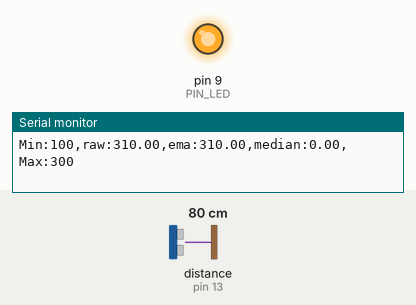
The sketch below on a simulated Arduino Uno, built with avr-gcc and run on an emulated ATmega328P. Shown: output pins drawn as LEDs (lit = HIGH), the last lines printed to the serial monitor. Wiring (inferred from the names in the program): ultrasonic range finder: trigger pin 12; echo pin 13. The test bench sets the inputs (shaded band); at power-on: distance to the obstacle (sensor on pin 13) 80 cm. The echo pulse lasts 58.3 µs per cm; pins used as bus, display or sensor lines are not drawn.

Above: at 1.2 s.
1.3 s: distance to the obstacle (sensor on pin 13) set to 34 cm
2.8 s: distance to the obstacle (sensor on pin 13) set to 28 cm
At 4.0 s:
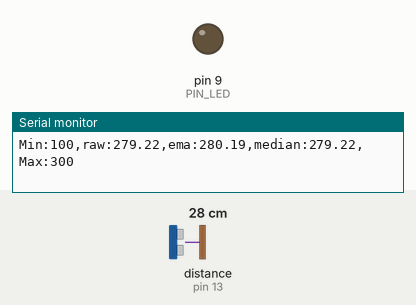
4.3 s: distance to the obstacle (sensor on pin 13) set to 12 cm
5.8 s: distance to the obstacle (sensor on pin 13) set to 9 cm
At 6.4 s:
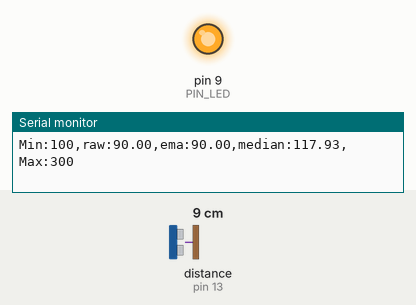
7.3 s: distance to the obstacle (sensor on pin 13) set to 18 cm
At 8.7 s:
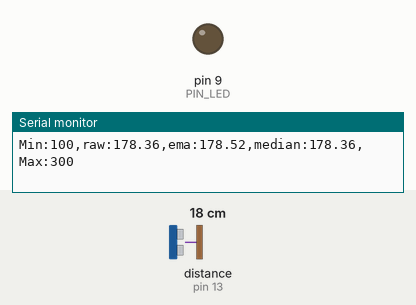
Timing chart, 0 to 9.8 s (numbered marks = the images above; inputs shaded):
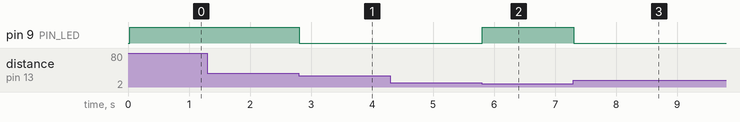

Measured:
- the behaviour switches between 31 and 30 cm on distance to the obstacle (sensor on pin 13) (found by bisection; images 0 and 1)
- the behaviour switches between 11 and 10 cm on distance to the obstacle (sensor on pin 13) (found by bisection; images 1 and 2)
- after the input at 2.8 s, pin 9 (PIN_LED): HIGH → LOW at once
- after the input at 5.8 s, pin 9 (PIN_LED): LOW → HIGH at once
- after the input at 7.3 s, pin 9 (PIN_LED): HIGH → LOW at once

The sketch:

09_practice_2.ino
```cpp
// Arduino pin assignment
#define PIN_LED  9
#define PIN_TRIG 12
#define PIN_ECHO 13

// configurable parameters
#define SND_VEL 346.0     // sound velocity at 24 celsius degree (unit: m/sec)
#define INTERVAL 25       // sampling interval (unit: msec)
#define PULSE_DURATION 10 // ultra-sound Pulse Duration (unit: usec)
#define _DIST_MIN 100     // minimum distance to be measured (unit: mm)
#define _DIST_MAX 300     // maximum distance to be measured (unit: mm)

#define TIMEOUT ((INTERVAL / 2) * 1000.0) // maximum echo waiting time (unit: usec)
#define SCALE (0.001 * 0.5 * SND_VEL)     // coefficent to convert duration to distance


#define _EMA_ALPHA 0.6    // EMA weight of new sample (range: 0 to 1)
                          // Setting EMA to 1 effectively disables EMA filter.

#define NUM_MEDIAN 3

// global variables
unsigned long last_sampling_time;   // unit: msec
float dist_prev = _DIST_MAX;        // Distance last-measured
float dist_ema;                     // EMA distance
float dist_median;
float median[NUM_MEDIAN];
int median_point = 0;


void setup() {
  // initialize GPIO pins
  pinMode(PIN_LED,OUTPUT);
  pinMode(PIN_TRIG,OUTPUT);
  pinMode(PIN_ECHO,INPUT);
  digitalWrite(PIN_TRIG, LOW);

  // initialize serial port
  Serial.begin(57600);

  // initialize last sampling time
  last_sampling_time = 0;
}

void loop() {
  float dist_raw;

  // wait until next sampling time.
  // millis() returns the number of milliseconds since the program started.
  // Will overflow after 50 days.
  if (millis() < last_sampling_time + INTERVAL)
    return;

  // get a distance reading from the USS
  dist_raw = USS_measure(PIN_TRIG,PIN_ECHO);

  if (dist_raw < _DIST_MIN) {
    float sum = 0;
    for(int i = 0; i<NUM_MEDIAN; i++) {
      sum += median[i];
    }
    dist_median = sum / NUM_MEDIAN;
    dist_raw = _DIST_MIN - 10.0;
    digitalWrite(PIN_LED, 1);       // LED OFF
  } else if (dist_raw > _DIST_MAX) {
    float sum = 0;
    for(int i = 0; i<NUM_MEDIAN; i++) {
      sum += median[i];
    }
    dist_median = sum / NUM_MEDIAN;
    dist_raw = _DIST_MAX + 10.0;
    digitalWrite(PIN_LED, 1);       // LED OFF
  } else {    // In desired Range
    median[median_point] = dist_raw;
    dist_median = dist_raw;
    if (median_point < NUM_MEDIAN - 1)
      median_point++;
    else
      median_point = 0;
    digitalWrite(PIN_LED, 0);       // LED ON
  }

  // Modify the below line to implement the EMA equation
  dist_ema = dist_raw * _EMA_ALPHA + dist_ema * (1 - _EMA_ALPHA);

  // output the distance to the serial port
  Serial.print("Min:");   Serial.print(_DIST_MIN);
  Serial.print(",raw:");  Serial.print(dist_raw);
  Serial.print(",ema:");  Serial.print(dist_ema);
  Serial.print(",median:");  Serial.print(dist_median);
  Serial.print(",Max:");  Serial.print(_DIST_MAX);
  Serial.println("");

  // update last sampling time
  last_sampling_time += INTERVAL;
}

// get a distance reading from USS. return value is in millimeter.
float USS_measure(int TRIG, int ECHO)
{
  digitalWrite(TRIG, HIGH);
  delayMicroseconds(PULSE_DURATION);
  digitalWrite(TRIG, LOW);

  return pulseIn(ECHO, HIGH, TIMEOUT) * SCALE; // unit: mm

  // Pulse duration to distance conversion example (target distance = 17.3m)
  // - round trip distance: 34.6m
  // - expected pulse duration: 0.1 sec, or 100,000us
  // - pulseIn(ECHO, HIGH, timeout) * 0.001 * 0.5 * SND_VEL
  //        = 100,000 micro*sec * 0.001 milli/micro * 0.5 * 346 meter/sec
  //        = 100,000 * 0.001 * 0.5 * 346 * micro * sec * milli * meter
  //                                        ----------------------------
  //                                         micro * sec
  //        = 100 * 173 milli*meter = 17,300 mm = 17.3m
  // pulseIn() returns microseconds.
}
```
